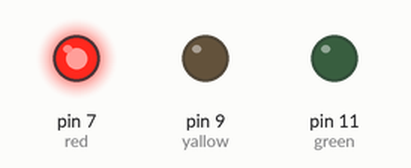
Bench run of a sketch on a simulated Arduino Uno, built with avr-gcc and run on an emulated ATmega328P. On the bench: output pins drawn as LEDs (lit = HIGH).

Above: at 1.0 s.
At 2.2 s:
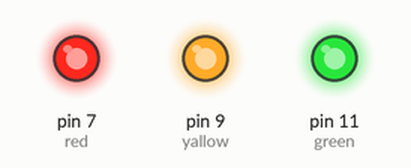
At 3.5 s:
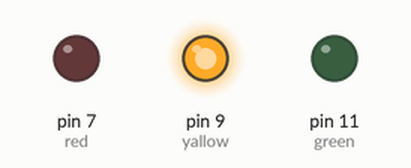
At 6.0 s:
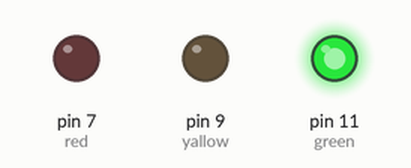
Timing chart, 0 to 9.8 s (numbered marks = the images above):
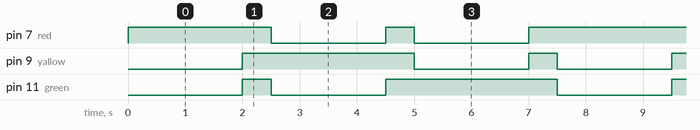

Measured:
- by itself, pin 7 (red), pin 9 (yallow): repeats every 7.5 s: LOW 2.0 s, HIGH 0.50 s, LOW 2.0 s, HIGH 3.0 s
- by itself, pin 11 (green): repeats every 7.5 s: LOW 2.0 s, HIGH 3.0 s, LOW 2.0 s, HIGH 0.50 s
- by itself, everything shown: repeats every 7.5 s, in 6 steps

The sketch:

trafficlights1.ino
```cpp
/*project:making a traffic light using :red,yallow,green
author:sadeen yousef
28/3/2025


*/
void setup() {
  pinMode(7,OUTPUT);//red
  pinMode(9,OUTPUT);//yallow
  pinMode(11,OUTPUT);//green
}

void loop() {
digitalWrite(7, HIGH);
digitalWrite(9,LOW);
digitalWrite(11,LOW);
delay(2000);
digitalWrite(7, HIGH);
digitalWrite(9,HIGH);
digitalWrite(11,HIGH);
delay(500);
 digitalWrite(7, LOW);
digitalWrite(9,HIGH);
digitalWrite(11,LOW);
delay(2000);
digitalWrite(7, HIGH);
digitalWrite(9,HIGH);
digitalWrite(11,HIGH);
delay(500);
digitalWrite(7, LOW);
digitalWrite(9,LOW);
digitalWrite(11,HIGH);
delay(2000);
 digitalWrite(7, HIGH);
digitalWrite(9,HIGH);
digitalWrite(11,HIGH);
delay(500);
}
```
